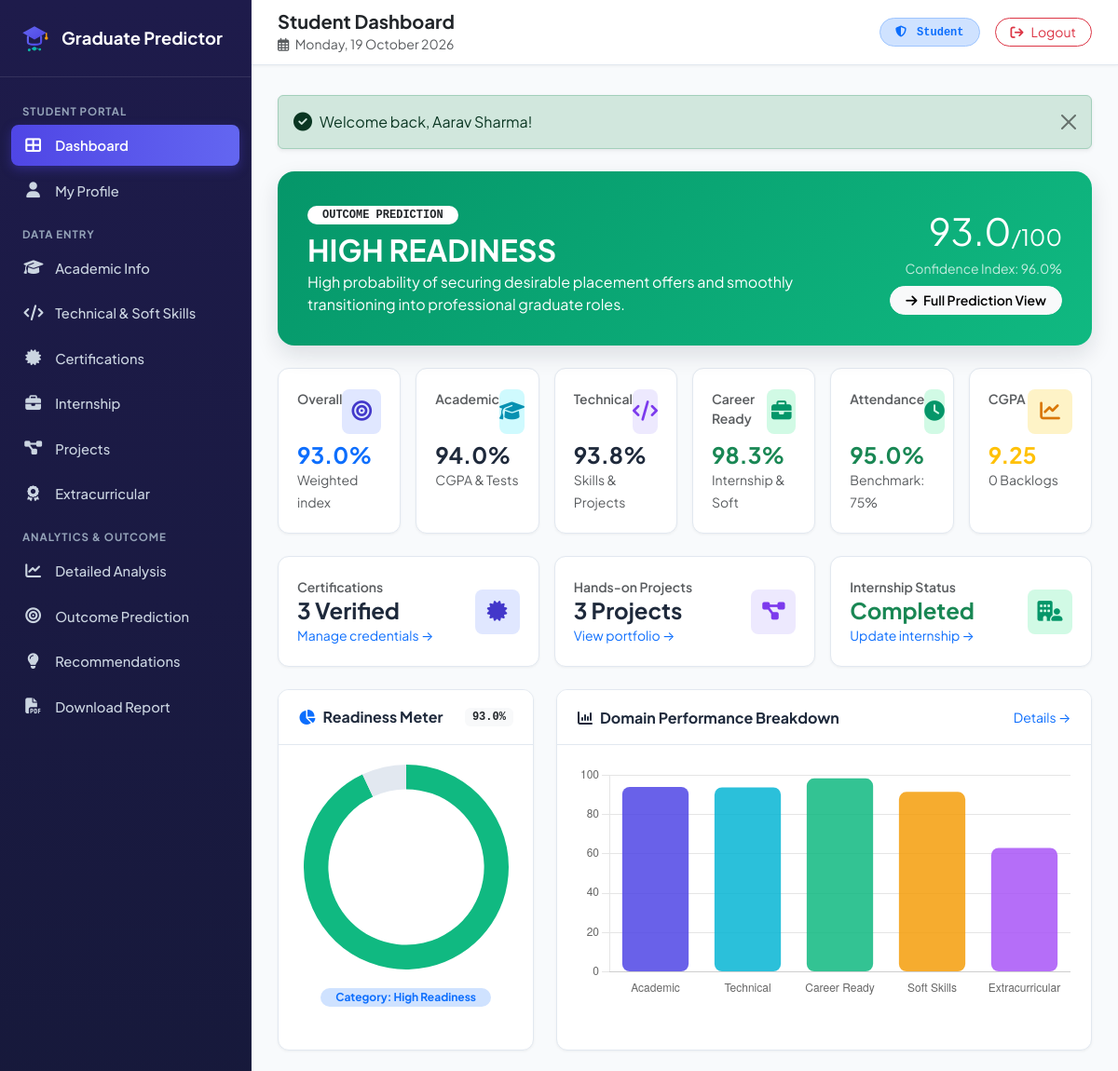
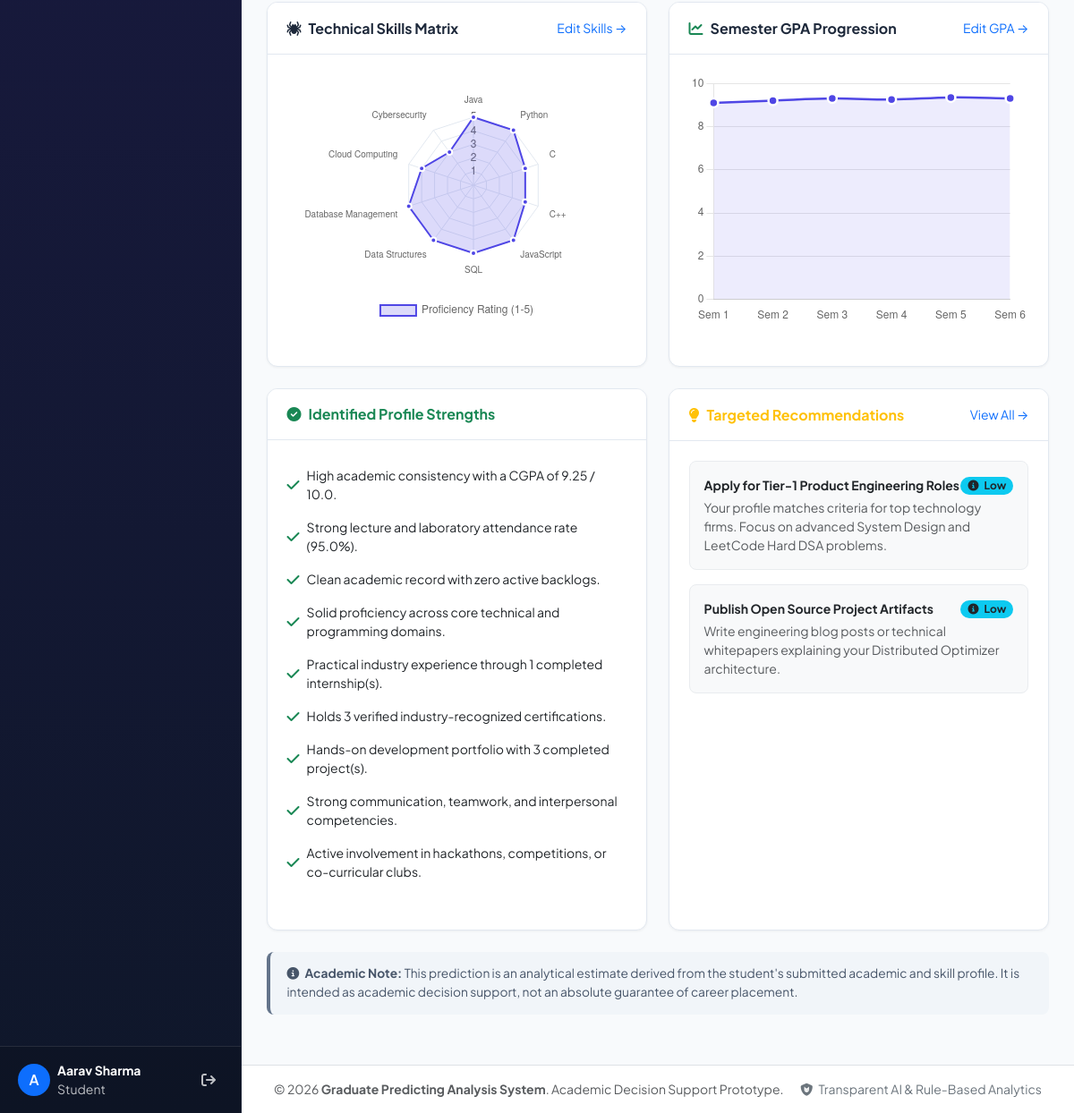
/student/dashboard.php (signed in), run on the app's committed database (2 pictures, top to bottom).
### tables this page shows
CREATE TABLE `students` (
    `id` INT AUTO_INCREMENT PRIMARY KEY,
    `user_id` INT NOT NULL UNIQUE,
    `student_id` VARCHAR(50) NOT NULL UNIQUE,
    `dob` DATE DEFAULT NULL,
    `gender` ENUM('Male', 'Female', 'Other') DEFAULT 'Male',
    `department_id` INT DEFAULT NULL,
    `degree` VARCHAR(50) DEFAULT 'B.Tech / B.E',
    `academic_year` VARCHAR(20) DEFAULT '2023-2027',
    `graduation_year` INT DEFAULT 2027,
    `created_at` TIMESTAMP DEFAULT CURRENT_TIMESTAMP,
    `updated_at` TIMESTAMP DEFAULT CURRENT_TIMESTAMP ON UPDATE CURRENT_TIMESTAMP,
    FOREIGN KEY (`user_id`) REFERENCES `users`(`id`) ON DELETE CASCADE,
    FOREIGN KEY (`department_id`) REFERENCES `departments`(`id`) ON DELETE SET NULL,
    INDEX `idx_student_code` (`student_id`),
    INDEX `idx_dept` (`department_id`)
);

CREATE TABLE `users` (
    `id` INT AUTO_INCREMENT PRIMARY KEY,
    `name` VARCHAR(100) NOT NULL,
    `email` VARCHAR(100) NOT NULL UNIQUE,
    `password` VARCHAR(255) NOT NULL,
    `role` ENUM('student', 'faculty', 'admin') NOT NULL DEFAULT 'student',
    `phone` VARCHAR(20) DEFAULT NULL,
    `profile_pic` VARCHAR(255) DEFAULT NULL,
    `created_at` TIMESTAMP DEFAULT CURRENT_TIMESTAMP,
    `updated_at` TIMESTAMP DEFAULT CURRENT_TIMESTAMP ON UPDATE CURRENT_TIMESTAMP,
    INDEX `idx_email` (`email`),
    INDEX `idx_role` (`role`)
);

CREATE TABLE `recommendations` (
    `id` INT AUTO_INCREMENT PRIMARY KEY,
    `student_id` INT NOT NULL,
    `category` VARCHAR(50) NOT NULL,
    `title` VARCHAR(200) NOT NULL,
    `description` TEXT NOT NULL,
    `priority` ENUM('High', 'Medium', 'Low') DEFAULT 'Medium',
    `created_at` TIMESTAMP DEFAULT CURRENT_TIMESTAMP,
    FOREIGN KEY (`student_id`) REFERENCES `students`(`id`) ON DELETE CASCADE
);

### student/dashboard.php (the view, shortened to what the rows shown need)
<?php
require_once __DIR__ . '/../config/database.php';
require_once __DIR__ . '/../config/auth.php';
require_once __DIR__ . '/../config/helper.php';
require_once __DIR__ . '/../classes/AnalysisEngine.php';
require_once __DIR__ . '/../classes/PredictionEngine.php';
$currentUser = getCurrentUser();
$studentId = $currentUser['student_id'];
$db = getDB();
$analysisEngine = new AnalysisEngine();
$predEngine = new PredictionEngine();
$scores = $analysisEngine->calculateStudentAnalysis($studentId);
$prediction = $predEngine->predictStudentOutcome($studentId);
$stmt = $db->prepare("
    SELECT s.*, u.name, u.email, d.dept_name, d.dept_code,
           ar.current_cgpa, ar.attendance_percentage, ar.num_backlogs, ar.cleared_backlogs,
           ar.sem1_gpa, ar.sem2_gpa, ar.sem3_gpa, ar.sem4_gpa, ar.sem5_gpa, ar.sem6_gpa,
           (SELECT count(*) FROM projects WHERE student_id = s.id) as project_count,
           (SELECT count(*) FROM certifications WHERE student_id = s.id) as cert_count,
           (SELECT count(*) FROM internships WHERE student_id = s.id AND has_internship = 1) as internship_count
    FROM students s
    JOIN users u ON s.user_id = u.id
    LEFT JOIN departments d ON s.department_id = d.id
    LEFT JOIN academic_records ar ON s.id = ar.student_id
    WHERE s.id = ?
");
$stmt->execute([$studentId]);
$student = $stmt->fetch();
$stmtSkills = $db->prepare("
    SELECT s.name, ss.rating
    FROM student_skills ss
    JOIN skills s ON ss.skill_id = s.id
    WHERE ss.student_id = ? AND s.category IN ('programming', 'technical')
    ORDER BY s.id ASC LIMIT 10
");
$stmtSkills->execute([$studentId]);
$radarSkills = $stmtSkills->fetchAll();
$radarLabels = array_column($radarSkills, 'name');
$radarValues = array_map('floatval', array_column($radarSkills, 'rating'));
$semLabels = ['Sem 1', 'Sem 2', 'Sem 3', 'Sem 4', 'Sem 5', 'Sem 6'];
$semGPAs = [
    (float)($student['sem1_gpa'] ?? 0),
    (float)($student['sem2_gpa'] ?? 0),
    (float)($student['sem3_gpa'] ?? 0),
    (float)($student['sem4_gpa'] ?? 0),
    (float)($student['sem5_gpa'] ?? 0),
    (float)($student['sem6_gpa'] ?? 0),
];
$stmtRecs = $db->prepare("SELECT * FROM recommendations WHERE student_id = ? ORDER BY id ASC LIMIT 3");
$stmtRecs->execute([$studentId]);
$topRecs = $stmtRecs->fetchAll();
include __DIR__ . '/../includes/header.php';
?>
<div class="row mb-4">
    <div class="col-12">
        <?php
            $cat = $prediction['category'];
            $bannerClass = ($cat === 'High Readiness') ? 'high' : (($cat === 'Moderate Readiness') ? 'moderate' : 'low');
        ?>
        <div class="readiness-banner <?= $bannerClass ?> d-flex flex-column flex-md-row justify-content-between align-items-md-center gap-3">
            <div>
                <h2 class="fw-bold mb-1"><?= strtoupper(sanitize($cat)) ?></h2>
            </div>
        </div>
    </div>
</div>
<div class="row g-4 mb-4">
    <div class="col-md-6">
        <div class="content-card h-100">
            <div class="content-card-body">
                <?php if (empty($topRecs)): ?>
                    <p class="text-muted small">No specific improvement areas flagged. Keep up the high standard!</p>
                <?php else: ?>
                    <div class="d-flex flex-column gap-3">
                        <?php foreach ($topRecs as $rec): ?>
                            <div class="p-3 rounded-3 bg-light border border-light-subtle">
                                <div class="d-flex justify-content-between align-items-center mb-1">
                                    <strong class="small text-dark"><?= sanitize($rec['title']) ?></strong>
                                    <?= getPriorityBadge($rec['priority']) ?>
                                </div>
                                <p class="text-muted small mb-0"><?= sanitize($rec['description']) ?></p>
                            </div>
                        <?php endforeach; ?>
                    </div>
                <?php endif; ?>
            </div>
        </div>
    </div>
</div>
<script>
document.addEventListener('DOMContentLoaded', function () {
    // 1. Overall Doughnut
    AppCharts.initOverallScoreDoughnut('overallDoughnutChart', <?= json_encode($scores['overall_score']) ?>);
    // 2. Domain Bar Chart
    AppCharts.initDomainBarChart('domainBarChart', {
        academic: <?= json_encode($scores['academic_score']) ?>,
        technical: <?= json_encode($scores['technical_score']) ?>,
        career: <?= json_encode($scores['career_readiness_score']) ?>,
        soft_skills: <?= json_encode($scores['soft_skills_score']) ?>,
        extracurricular: <?= json_encode($scores['extracurricular_score']) ?>
    });
    // 3. Technical Skills Radar
    AppCharts.initSkillsRadarChart(
        'skillsRadarChart',
        <?= json_encode($radarLabels) ?>,
        <?= json_encode($radarValues) ?>
    );
    // 4. Semester Progression Line
    AppCharts.initSemesterLineChart(
        'semesterLineChart',
        <?= json_encode($semLabels) ?>,
        <?= json_encode($semGPAs) ?>
    );
});
</script>
<?php include __DIR__ . '/../includes/footer.php'; ?>

### includes/sidebar.php (shortened to what the rows shown need)
<?php
$user = getCurrentUser();
?>
<aside class="app-sidebar">
    <div class="sidebar-footer">
        <div class="d-flex align-items-center justify-content-between">
            <div class="d-flex align-items-center gap-2 overflow-hidden">
                <div class="avatar-sm bg-primary text-white rounded-circle d-flex align-items-center justify-content-center" style="width: 36px; height: 36px; font-weight: 600;">
                    <?= strtoupper(substr($user['name'], 0, 1)) ?>
                </div>
                <div class="overflow-hidden">
                    <div class="text-truncate text-white small fw-bold"><?= sanitize($user['name']) ?></div>
                    <div class="text-truncate text-light small opacity-75 text-capitalize"><?= sanitize($user['role']) ?></div>
                </div>
            </div>
        </div>
    </div>
</aside>

### config/helper.php (shortened to what the rows shown need)
<?php
require_once __DIR__ . '/database.php';
function sanitize(?string $str): string {
    return htmlspecialchars(trim((string)$str), ENT_QUOTES, 'UTF-8');
}
function getPriorityBadge(string $priority): string {
    $p = strtolower(trim($priority));
    if ($p === 'high') {
        return '<span class="badge bg-danger text-white rounded-pill px-2 py-1"><i class="fas fa-fire me-1"></i> High Priority</span>';
    } elseif ($p === 'medium') {
        return '<span class="badge bg-warning text-dark rounded-pill px-2 py-1"><i class="fas fa-clock me-1"></i> Medium</span>';
    } else {
        return '<span class="badge bg-info text-dark rounded-pill px-2 py-1"><i class="fas fa-info-circle me-1"></i> Low</span>';
    }
}

### data on the page
students: user.name "A", user.name "Aarav Sharma"
recommendations: title "Apply for Tier-1 Product Engineering Roles", priority "Low" (drawn), description "Your profile matches criteria for top technology firms. Focus on advanced System Design and LeetCode Hard DSA problems."
recommendations: title "Publish Open Source Project Artifacts", priority "Low" (drawn), description "Write engineering blog posts or technical whitepapers explaining your Distributed Optimizer architecture."

### other printed values
$user['role'] "Student"
$pageTitle "Student Dashboard"
$message "Welcome back, Aarav Sharma!"
$cat "HIGH READINESS"
$prediction['prediction_notes'] "High probability of securing desirable placement offers and smoothly transitioning into professional graduate roles."
$scores['overall_score'] "93.0"
$prediction['confidence_score'] "96.0"
$scores['academic_score'] "94.0"
$scores['technical_score'] "93.8"
$scores['career_readiness_score'] "98.3"
$student['attendance_percentage'] "95.0"
$student['current_cgpa'] "9.25"
$student['num_backlogs'] "0"
$student['cert_count'] "3"
$student['project_count'] "3"
